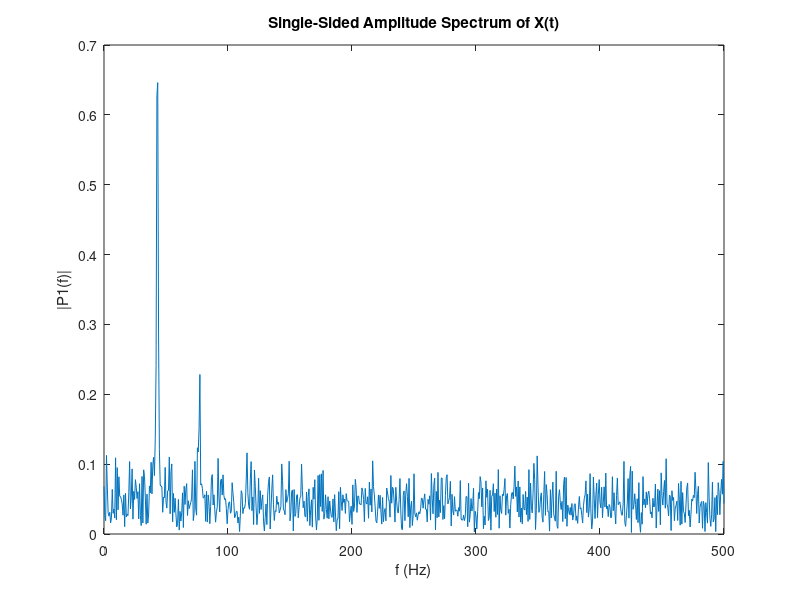

Write MATLAB code to recreate this figure.
Fs = 1000; % Sampling frequency
T = 1 / Fs; % Sampling period
L = 1500; % Length of signal
t = (0:L - 1) * T; % Time vector

% TODO: Form a signal containing a 77 Hz sinusoid of amplitude 0.7 and a 43Hz sinusoid of amplitude 2.
S = 0.7 * sin(77 * 2 * pi*t) + 2 * sin(43 * 2 * pi*t);

% Corrupt the signal with noise
X = S + 2 * randn(size(t));

% Plot the noisy signal in the time domain. It is difficult to identify the frequency components by looking at the signal X(t).
plot(1000 * t(1:50), X(1:50))
title('Signal Corrupted with Zero-Mean Random Noise')
xlabel('t (milliseconds)')
ylabel('X(t)')

% TODO : Compute the Fourier transform of the signal.
signal_fft = fft(X);
% TODO : Compute the two-sided spectrum P2.
% Then compute the single-sided spectrum P1 based on
% P2 and the even-valued signal length L.
% first take the amplitude of the normalized signal
P2 = abs(signal_fft / L);
%then we just compute the single-sided spectrum as we reject the mirror image
P1 = P2(1:L / 2 + 1);
% Plotting
f = Fs * (0:(L / 2)) / L;
plot(f, P1)
title('Single-Sided Amplitude Spectrum of X(t)')
xlabel('f (Hz)')
ylabel('|P1(f)|')
